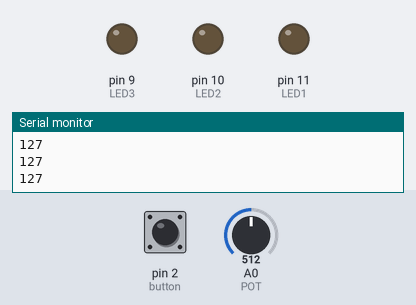
A sketch run on a simulated Arduino Uno, built with avr-gcc and run on an emulated ATmega328P. On the bench: output pins drawn as LEDs (lit = HIGH), the last lines printed to the serial monitor. Dashed ring = blinking. The inputs (shaded band) are chosen by the test bench; at power-on: pin 2 (button) LOW, A0 (POT) = 512.

Above: at 1.3 s.
1.4 s: pin 2 (button) pulled HIGH for 0.3 s
At 1.9 s:
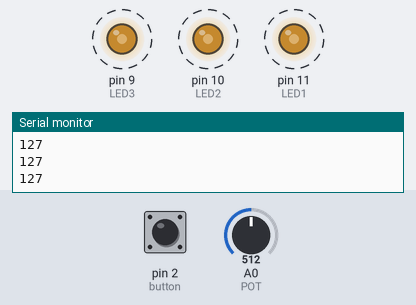
4.7 s: A0 (POT) set to 716
7.7 s: A0 (POT) set to 900
10.7 s: pin 2 (button) pulled HIGH for 1 s
At 11.9 s:
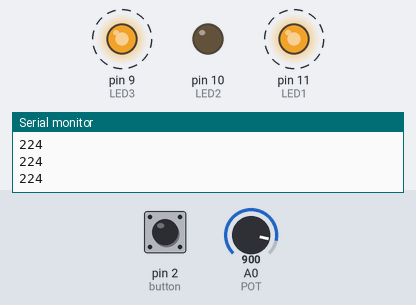
14.5 s: pin 2 (button) pulled HIGH for 0.3 s
At 14.9 s:
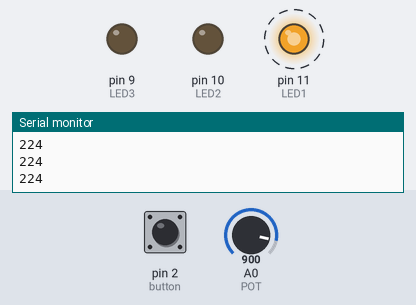
At 15.4 s:
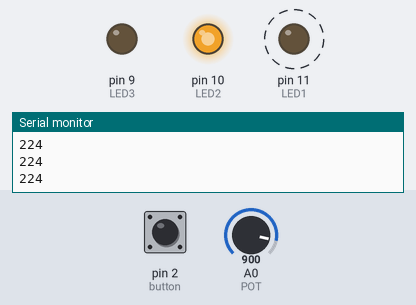
17.8 s: A0 (POT) set to 306
Timing chart, 0 to 21.8 s (numbered marks = the images above; inputs shaded):
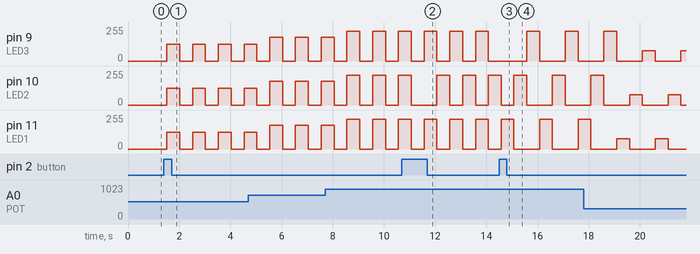

The sketch:

_19._LED_Parallel_Button_Potentiometer.ino
```cpp
const int LED1 = 11;
const int LED2 = 10;
const int LED3 = 9;
const int button = 2;
const int POT = 0;

int j = 0;
boolean cb = LOW;
boolean lb = LOW;
const int dim = 0;
const int bright = 1023;
int value = 0;

void setup()
{
  pinMode(LED1, OUTPUT);
  pinMode(LED2, OUTPUT);
  pinMode(LED3, OUTPUT);
  pinMode(button, INPUT);
  Serial.begin(9600);
}

boolean debounce(boolean last)
{
  boolean current = digitalRead(button);
  if(last != current)
  {
    delay(5);
    current = digitalRead(button);
  }
  return current;
}

void mode(int i)
{
  if (i == 1)
  {
  analogWrite(LED1, value);
  analogWrite(LED2, value);
  analogWrite(LED3, value);
  delay(500);
  analogWrite(LED1, LOW);
  analogWrite(LED2, LOW);
  analogWrite(LED3, LOW);
  delay(500);
  }

  else if (i == 2)
  {
  analogWrite(LED1, value);
  analogWrite(LED2, LOW);
  analogWrite(LED3, value);
  delay(500);
  analogWrite(LED1, LOW);
  analogWrite(LED2, value);
  analogWrite(LED3, LOW);
  delay(500);
  }
  else if (i == 3)
  {
  analogWrite(LED1, value);
  analogWrite(LED2, LOW);
  analogWrite(LED3, LOW);
  delay(500);
  analogWrite(LED1, LOW);
  analogWrite(LED2, value);
  analogWrite(LED3, LOW);
  delay(500);
  analogWrite(LED1, LOW);
  analogWrite(LED2, LOW);
  analogWrite(LED3, value);
  delay(500);
  }
  else
  {
  digitalWrite(LED1, LOW);
  digitalWrite(LED2, LOW);
  digitalWrite(LED3, LOW);
  delay(500);
  }
}

void loop()
{
  value = analogRead(POT);
  value = map(value, dim, bright, 0, 255);
  Serial.println(value);

  cb = debounce(button);
  if (lb == LOW && cb == HIGH)
  {
    j++;
  }
  cb = lb;
  if (j == 4)
  j = 0;
  mode(j);
}
```

Measured:
- after the input at 1.4 s, pin 9 (LED3), pin 10 (LED2), pin 11 (LED1): alternates 127/255 for 0.50 s and 0/255 for 0.51 s, starting after 0.12 s
- after the input at 14.5 s, pin 9 (LED3): alternates 224/255 for 0.51 s and 0/255 for 1.0 s, starting after 1.1 s; pin 11 (LED1): 0/255 → 224/255 after 1.6 s, → 0/255 0.50 s later, → 224/255 1.0 s later
